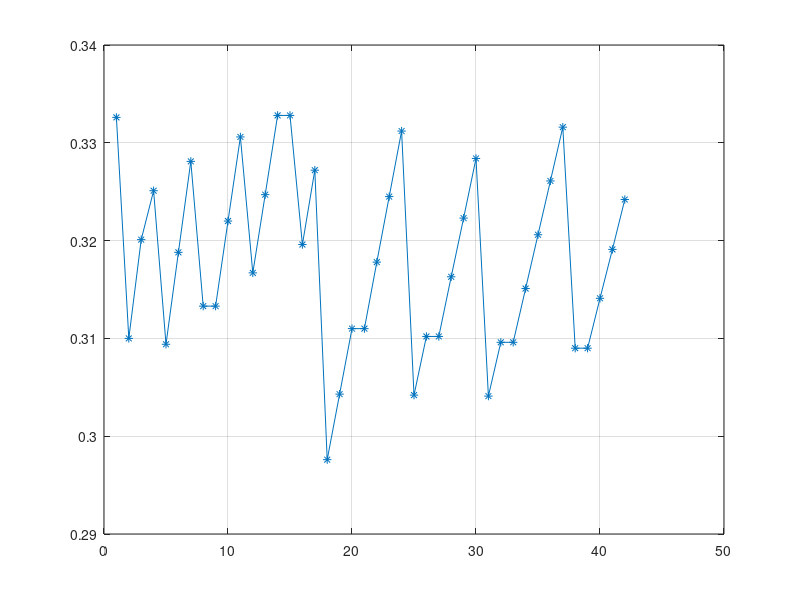

Recreate this plot in MATLAB. (Note: this script raises an error after producing the figure.)
%%
clear all;

tmpSinr = -15:0.05:30;
noise1 = ones(size(tmpSinr,2),1) * db2pow(-tmpSinr);
noise2 = (ones(size(tmpSinr,2),1) * db2pow(-tmpSinr))';
noiseTotal = (noise1 + noise2) ./ 2;
effSinr = -pow2db(noiseTotal);
mesh(tmpSinr, tmpSinr, effSinr);


%%
ttt = [0.3326 0.3100 0.3201 0.3251 0.3094 0.3188 0.3281 0.3133 0.3133 0.3220 0.3306 0.3167 0.3247 0.3328 0.3328 0.3196 0.3272 0.2976 0.3043 0.3110 0.3110 0.3178 0.3245 0.3312 0.3042 0.3102 0.3102 0.3163 0.3223 0.3284 0.3041 ...
0.3096 0.3096 0.3151 0.3206 0.3261 0.3316 0.3090 0.3090 0.3141 0.3191 0.3242];
plot(ttt, '*-'); grid on;

%%
clear all

% nSample = 2000000;
% theN = 16; theP_dB = 0;
% tmpV = randn(theN, nSample) * (db2mag(theP_dB) / sqrt(theN));
% tmpRho = sqrt(sum(tmpV .^ 2, 1));
% 
% hhh = fitdist(tmpRho', 'weibull');
% hhh
% % figure(1); hold on; grid on;
% % h = histogram(mag2db(tmpRho), BinEdge, 'Normalization', 'pdf', 'DisplayStyle', 'stairs');




BinEdge = -80:0.01:20;
nList = [1, 4, 16, 64];
resultList = zeros(size(nList));
sss = zeros(size(nList));

CCC = {};
VVV = {};
EEE = {};

for idx = 1:size(nList,2)
    nSample = 2000000;
    theN = nList(idx); theP_dB = 5;
    tmpV = randn(theN, nSample) * (db2mag(theP_dB) / sqrt(theN));
    tmpRho = sqrt(sum(tmpV .^ 2, 1));

    figure(1); hold on; grid on;
    h = histogram(mag2db(tmpRho), BinEdge, 'Normalization', 'pdf', 'DisplayStyle', 'stairs');
    %h = histogram(mag2db(tmpRho), 'Normalization', 'probability', 'DisplayStyle', 'stairs');
    resultList(idx) = (h.Values(find(h.BinEdges >0, 1) -1) + h.Values(find(h.BinEdges >0, 1) -2)) /2;
    sss(idx) = sum(h.Values);
    
    CCC{idx} = h.BinCounts;
    VVV{idx} = h.Values;
    EEE{idx} = h.BinEdges;
end
% histogram(tmpRho, 'Normalization', 'probability', 'DisplayStyle', 'stairs');

%
III = 4;
rhoList = (EEE{III}(1:end-1) + EEE{III}(2:end)) / 2;
tmpYYY = (db2mag(rhoList) .* exp(-db2pow(rhoList) ./ (2* db2pow(theP_dB)))) .^ nList(III);
scaleFactor = sum(VVV{III}) / sum(tmpYYY);
tmpYYY = tmpYYY * scaleFactor;
figure(2); hold on; grid on;
plot(rhoList, VVV{III}, '*');
plot(rhoList, tmpYYY, '--');

